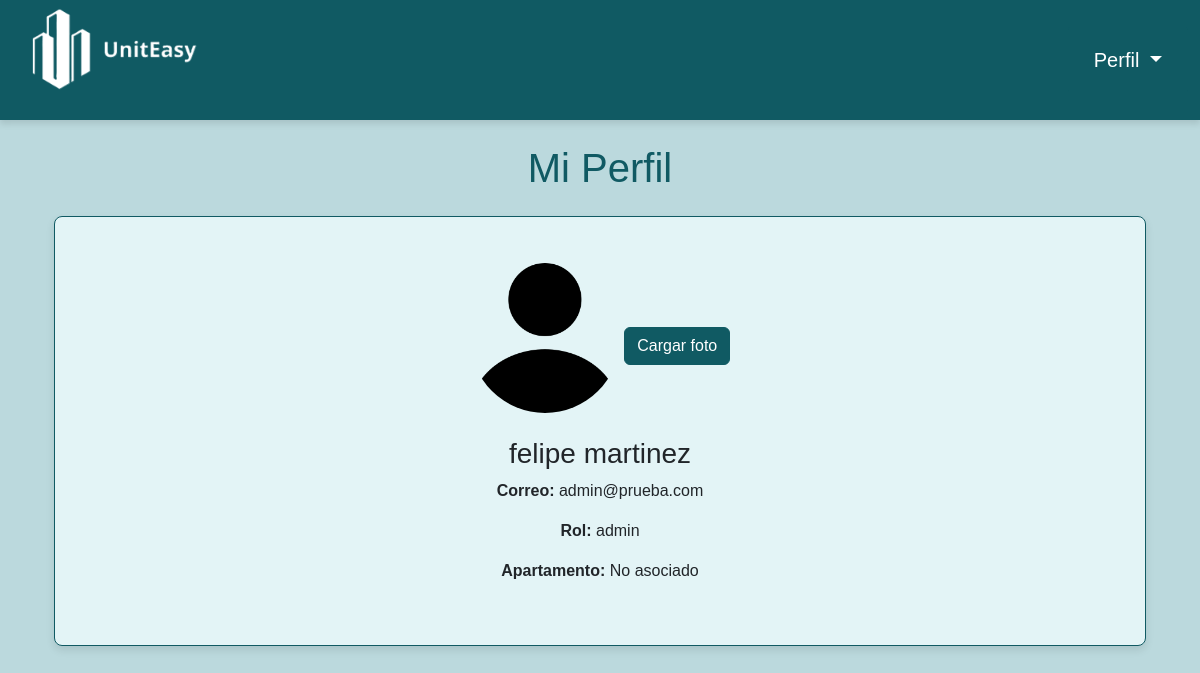
/perfil/ (signed in), run on the app's committed database.
### usuarios/models.py (models this page shows, shortened)
class Usuario(AbstractBaseUser, PermissionsMixin):
    nombre = models.CharField(max_length=50)
    apellido = models.CharField(max_length=50)
    email = models.EmailField(unique=True)
    password = models.CharField(max_length=255)
    id_rol = models.ForeignKey(Roles, on_delete=models.CASCADE)
    id_apartamento = models.ForeignKey(Apartamento, null=True, blank=True, on_delete=models.SET_NULL)
    foto_perfil = models.ImageField(upload_to='fotos_perfil/', null=True, blank=True)
    is_active = models.BooleanField(default=True)
    is_staff = models.BooleanField(default=False)
    objects = UsuarioManager()
    USERNAME_FIELD = 'email'
    REQUIRED_FIELDS = ['nombre', 'apellido']

class Roles(models.Model):
    nombre = models.CharField(max_length=255)

### usuarios/views.py (the view)
# urls.py: path('perfil/', views.perfil_usuario, name='perfil_usuario'),
def perfil_usuario(request):
    usuario = request.user
    if request.method == 'POST':
        form = FotoPerfilForm(request.POST, request.FILES, instance=usuario)
        if form.is_valid():
            form.save()
            messages.success(request, "Foto de perfil actualizada correctamente.")
            return redirect('perfil_usuario')
    else:
        form = FotoPerfilForm(instance=usuario)
    return render(request, 'usuarios/perfil_usuario.html', {
        'usuario': usuario,
        'form': form
    })

### usuarios/context_processors.py (called while the page is built)
def rol_usuario(request):
    if request.user.is_authenticated:
        return {'rol_usuario': request.user.id_rol.nombre}  # Suponiendo que el campo 'id_rol.nombre' te da el nombre del rol
    return {'rol_usuario': None}

### usuarios/templates/usuarios/perfil_usuario.html (shortened to what this page needs)
{% extends 'base.html' %}
{% load static %}
{% block content %}
<div class="container mt-4">
    <h1 class="text-center" >Mi Perfil</h1>
    <div class="card mt-4">
        <div class="card-body text-center">
            {% if usuario.foto_perfil %}
                <img src="{{ usuario.foto_perfil.url }}" alt="Foto de perfil" class="img-fluid rounded-circle" style="width: 150px; height: 150px;">
            {% else %}
                <img src="{% static 'img/default_profile.png' %}" alt="Sin foto de perfil" class="img-fluid rounded-circle" style="width: 150px; height: 150px;">
            {% endif %}
            <button id="uploadBtn" class="btn btn-primary mt-3">Cargar foto</button>
            <h3 class="mt-4">{{ usuario.nombre }} {{ usuario.apellido }}</h3>
            <p><strong>Correo:</strong> {{ usuario.email }}</p>
            <p><strong>Rol:</strong> {{ usuario.id_rol.nombre }}</p>
            {% if usuario.id_apartamento %}
                <p><strong>Apartamento:</strong> {{ usuario.id_apartamento }}</p>
            {% else %}
                <p><strong>Apartamento:</strong> No asociado</p>
            {% endif %}
        </div>
    </div>
</div>
{% endblock %}

### static/css/styles.css (style rules this page uses)
body { background-color: #bbd9dd; font-family: 'Arial', sans-serif; }
h1 { color: #105A63; }
.btn-primary { background-color: #105A63 !important; border-color: #105A63 !important; }
.card { border-color: #105A63; padding: 30px; border-radius: 8px; box-shadow: 0 4px 8px rgba(0, 0, 0, 0.1); background-color: #e3f4f6; }
.btn-primary { background-color: #105A63; border-color: #105A63; }

### data on the page
Usuario: nombre "felipe", apellido "martinez", email "admin@prueba.com", id_rol.nombre "admin"
